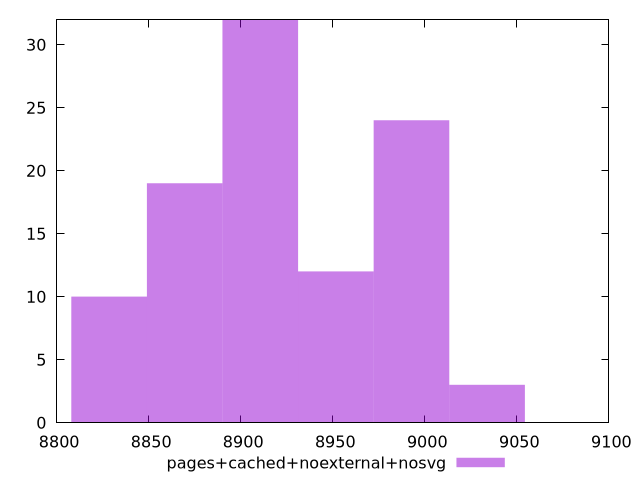

Recreate this plot in gnuplot.
$_pagesCachedNoexternalNosvg <<EOF
8910.635628180504 32
8992.76130217295 24
8951.698465176727 12
8869.57279118428 19
9033.824139169174 3
8828.509954188055 10
EOF
set key outside below
set terminal pngcairo
set output "report_00006_2020-11-02T20-21-41.718Z/largest-contentful-paint/pages+cached+noexternal+nosvg//raw_hist.png"
set yrange [0:32]
set boxwidth 41.06283699622352
set style fill transparent solid 0.5 noborder
plot $_pagesCachedNoexternalNosvg title "pages+cached+noexternal+nosvg" with boxes ,
